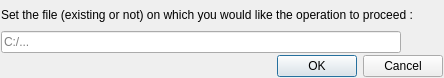
<?xml version="1.0" encoding="UTF-8"?>
<ui version="4.0">
 <class>getFilePathDialog</class>
 <widget class="QDialog" name="getFilePathDialog">
  <property name="geometry">
   <rect>
    <x>0</x>
    <y>0</y>
    <width>444</width>
    <height>78</height>
   </rect>
  </property>
  <property name="windowTitle">
   <string>Set the file option</string>
  </property>
  <layout class="QVBoxLayout" name="verticalLayout">
   <property name="spacing">
    <number>2</number>
   </property>
   <property name="leftMargin">
    <number>1</number>
   </property>
   <property name="topMargin">
    <number>1</number>
   </property>
   <property name="rightMargin">
    <number>1</number>
   </property>
   <property name="bottomMargin">
    <number>1</number>
   </property>
   <item>
    <widget class="QLabel" name="label">
     <property name="text">
      <string>Set the file (existing or not) on which you would like the operation to proceed :</string>
     </property>
    </widget>
   </item>
   <item>
    <layout class="QHBoxLayout" name="horizontalLayout">
     <property name="spacing">
      <number>2</number>
     </property>
     <item>
      <widget class="QLineEdit" name="lineEdit">
       <property name="placeholderText">
        <string>C:/...</string>
       </property>
      </widget>
     </item>
     <item>
      <widget class="QPushButton" name="pushButton">
       <property name="sizePolicy">
        <sizepolicy hsizetype="Fixed" vsizetype="Fixed">
         <horstretch>0</horstretch>
         <verstretch>0</verstretch>
        </sizepolicy>
       </property>
       <property name="toolTip">
        <string>Browse a directory in order to help to set the path...</string>
       </property>
       <property name="icon">
        <iconset resource="../resources.qrc">
         <normaloff>:/img/browseFolder.png</normaloff>:/img/browseFolder.png</iconset>
       </property>
       <property name="flat">
        <bool>true</bool>
       </property>
      </widget>
     </item>
    </layout>
   </item>
   <item>
    <widget class="QDialogButtonBox" name="buttonBox">
     <property name="orientation">
      <enum>Qt::Orientation::Horizontal</enum>
     </property>
     <property name="standardButtons">
      <set>QDialogButtonBox::StandardButton::Cancel|QDialogButtonBox::StandardButton::Ok</set>
     </property>
    </widget>
   </item>
  </layout>
 </widget>
 <resources>
  <include location="../resources.qrc"/>
 </resources>
 <connections>
  <connection>
   <sender>buttonBox</sender>
   <signal>accepted()</signal>
   <receiver>getFilePathDialog</receiver>
   <slot>accept()</slot>
   <hints>
    <hint type="sourcelabel">
     <x>230</x>
     <y>74</y>
    </hint>
    <hint type="destinationlabel">
     <x>230</x>
     <y>47</y>
    </hint>
   </hints>
  </connection>
  <connection>
   <sender>buttonBox</sender>
   <signal>rejected()</signal>
   <receiver>getFilePathDialog</receiver>
   <slot>reject()</slot>
   <hints>
    <hint type="sourcelabel">
     <x>230</x>
     <y>74</y>
    </hint>
    <hint type="destinationlabel">
     <x>230</x>
     <y>47</y>
    </hint>
   </hints>
  </connection>
 </connections>
</ui>
